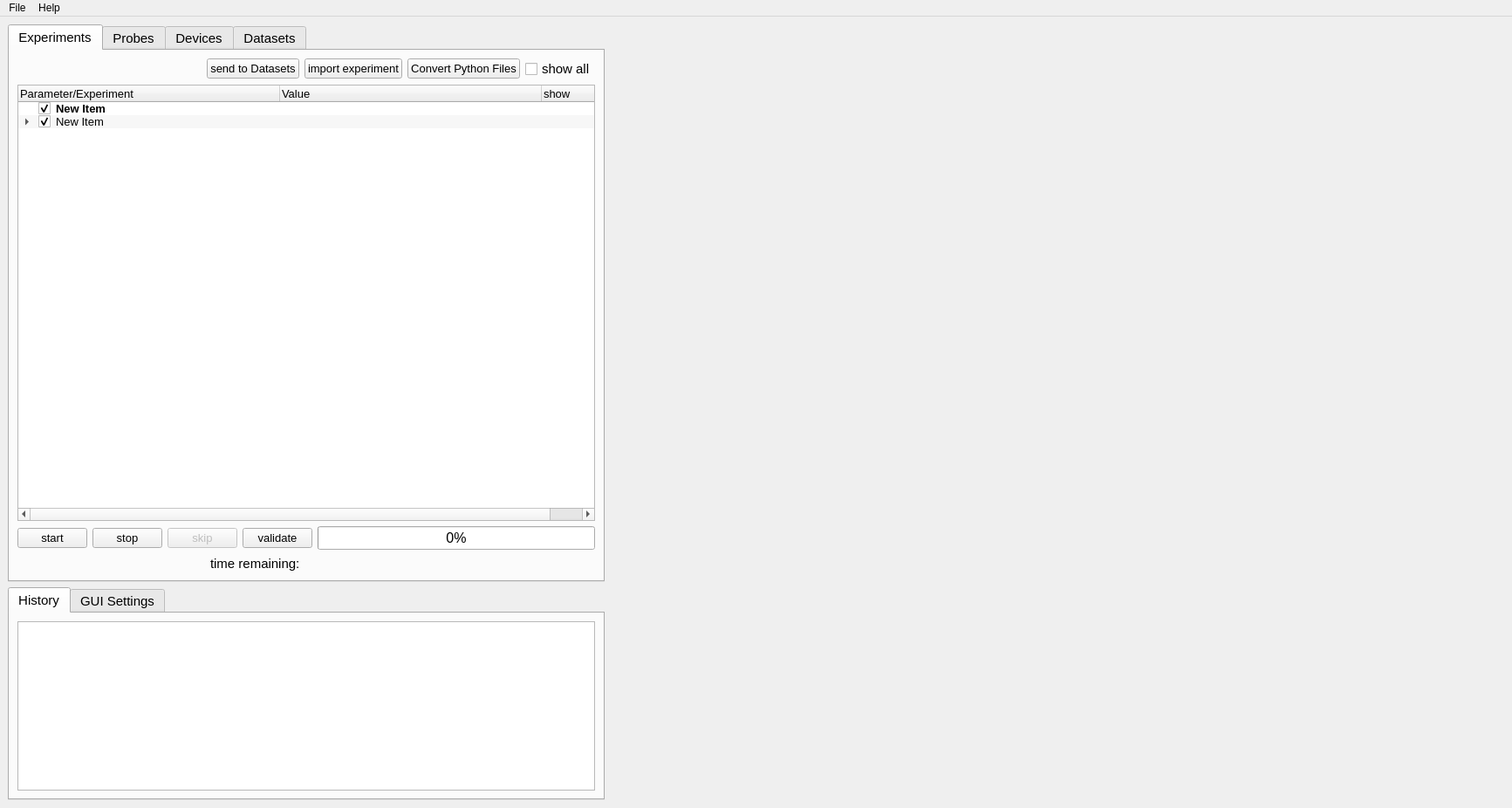
<?xml version="1.0" encoding="UTF-8"?>
<ui version="4.0">
 <class>MainWindow</class>
 <widget class="QMainWindow" name="MainWindow">
  <property name="geometry">
   <rect>
    <x>0</x>
    <y>0</y>
    <width>1733</width>
    <height>926</height>
   </rect>
  </property>
  <property name="sizePolicy">
   <sizepolicy hsizetype="Expanding" vsizetype="Expanding">
    <horstretch>0</horstretch>
    <verstretch>0</verstretch>
   </sizepolicy>
  </property>
  <property name="windowTitle">
   <string>CNM AQuISS GUI</string>
  </property>
  <widget class="QWidget" name="centralwidget">
   <layout class="QHBoxLayout" name="horizontalLayout_8">
    <item>
     <layout class="QHBoxLayout" name="horizontalLayout_7" stretch="8,12">
      <item>
       <layout class="QVBoxLayout" name="verticalLayout_10" stretch="0,0">
        <item>
         <widget class="QTabWidget" name="tabWidget">
          <property name="sizePolicy">
           <sizepolicy hsizetype="Expanding" vsizetype="Expanding">
            <horstretch>0</horstretch>
            <verstretch>0</verstretch>
           </sizepolicy>
          </property>
          <property name="font">
           <font>
            <pointsize>11</pointsize>
           </font>
          </property>
          <property name="autoFillBackground">
           <bool>true</bool>
          </property>
          <property name="tabPosition">
           <enum>QTabWidget::North</enum>
          </property>
          <property name="tabShape">
           <enum>QTabWidget::Rounded</enum>
          </property>
          <property name="currentIndex">
           <number>0</number>
          </property>
          <property name="tabsClosable">
           <bool>false</bool>
          </property>
          <widget class="QWidget" name="tab_experiments">
           <attribute name="title">
            <string>Experiments</string>
           </attribute>
           <layout class="QVBoxLayout" name="verticalLayout_6">
            <item>
             <layout class="QVBoxLayout" name="verticalLayout_4">
              <item>
               <layout class="QHBoxLayout" name="horizontalLayout_4">
                <item>
                 <spacer name="horizontalSpacer_2">
                  <property name="orientation">
                   <enum>Qt::Horizontal</enum>
                  </property>
                  <property name="sizeHint" stdset="0">
                   <size>
                    <width>40</width>
                    <height>20</height>
                   </size>
                  </property>
                 </spacer>
                </item>
                <item>
                 <widget class="QPushButton" name="btn_store_experiment_data">
                  <property name="font">
                   <font>
                    <pointsize>10</pointsize>
                   </font>
                  </property>
                  <property name="text">
                   <string>send to Datasets</string>
                  </property>
                 </widget>
                </item>
                <item>
                 <widget class="QPushButton" name="btn_load_experiments">
                  <property name="font">
                   <font>
                    <pointsize>10</pointsize>
                   </font>
                  </property>
                  <property name="text">
                   <string>import experiment</string>
                  </property>
                 </widget>
                </item>
                <item>
                 <widget class="QPushButton" name="btn_convert_python_files">
                  <property name="font">
                   <font>
                    <pointsize>10</pointsize>
                   </font>
                  </property>
                  <property name="text">
                   <string>Convert Python Files</string>
                  </property>
                  <property name="toolTip">
                   <string>Convert Python experiment/device files to AQS format</string>
                  </property>
                 </widget>
                </item>
                <item>
                 <widget class="QCheckBox" name="chk_show_all">
                  <property name="toolTip">
                   <string extracomment="show all parameters or only relevant ones "/>
                  </property>
                  <property name="text">
                   <string>show all</string>
                  </property>
                 </widget>
                </item>
               </layout>
              </item>
              <item>
               <widget class="QTreeWidget" name="tree_experiments">
                <property name="enabled">
                 <bool>true</bool>
                </property>
                <property name="sizePolicy">
                 <sizepolicy hsizetype="Expanding" vsizetype="Expanding">
                  <horstretch>0</horstretch>
                  <verstretch>0</verstretch>
                 </sizepolicy>
                </property>
                <property name="font">
                 <font>
                  <pointsize>10</pointsize>
                 </font>
                </property>
                <property name="autoFillBackground">
                 <bool>false</bool>
                </property>
                <property name="lineWidth">
                 <number>1</number>
                </property>
                <property name="midLineWidth">
                 <number>0</number>
                </property>
                <property name="editTriggers">
                 <set>QAbstractItemView::AllEditTriggers</set>
                </property>
                <property name="alternatingRowColors">
                 <bool>true</bool>
                </property>
                <property name="wordWrap">
                 <bool>true</bool>
                </property>
                <property name="headerHidden">
                 <bool>false</bool>
                </property>
                <attribute name="headerDefaultSectionSize">
                 <number>300</number>
                </attribute>
                <attribute name="headerHighlightSections">
                 <bool>true</bool>
                </attribute>
                <column>
                 <property name="text">
                  <string>Parameter/Experiment                       </string>
                 </property>
                </column>
                <column>
                 <property name="text">
                  <string>Value</string>
                 </property>
                </column>
                <column>
                 <property name="text">
                  <string>show</string>
                 </property>
                </column>
                <item>
                 <property name="text">
                  <string>New Item</string>
                 </property>
                 <property name="font">
                  <font>
                   <weight>75</weight>
                   <bold>true</bold>
                  </font>
                 </property>
                 <property name="checkState">
                  <enum>Checked</enum>
                 </property>
                 <property name="text">
                  <string/>
                 </property>
                 <property name="text">
                  <string/>
                 </property>
                </item>
                <item>
                 <property name="text">
                  <string>New Item</string>
                 </property>
                 <property name="checkState">
                  <enum>Checked</enum>
                 </property>
                 <property name="text">
                  <string/>
                 </property>
                 <property name="text">
                  <string/>
                 </property>
                 <item>
                  <property name="text">
                   <string>New Subitem</string>
                  </property>
                  <property name="text">
                   <string/>
                  </property>
                  <property name="text">
                   <string/>
                  </property>
                 </item>
                </item>
               </widget>
              </item>
              <item>
               <layout class="QHBoxLayout" name="horizontalLayout_5">
                <item>
                 <widget class="QPushButton" name="btn_start_experiment">
                  <property name="font">
                   <font>
                    <pointsize>10</pointsize>
                   </font>
                  </property>
                  <property name="text">
                   <string>start</string>
                  </property>
                 </widget>
                </item>
                <item>
                 <widget class="QPushButton" name="btn_stop_experiment">
                  <property name="font">
                   <font>
                    <pointsize>10</pointsize>
                   </font>
                  </property>
                  <property name="text">
                   <string>stop</string>
                  </property>
                 </widget>
                </item>
                <item>
                 <widget class="QPushButton" name="btn_skip_subexperiment">
                  <property name="enabled">
                   <bool>false</bool>
                  </property>
                  <property name="font">
                   <font>
                    <pointsize>10</pointsize>
                   </font>
                  </property>
                  <property name="text">
                   <string>skip</string>
                  </property>
                 </widget>
                </item>
                <item>
                 <widget class="QPushButton" name="btn_validate_experiment">
                  <property name="font">
                   <font>
                    <pointsize>10</pointsize>
                   </font>
                  </property>
                  <property name="text">
                   <string>validate</string>
                  </property>
                 </widget>
                </item>
                <item>
                 <widget class="QProgressBar" name="progressBar">
                  <property name="font">
                   <font>
                    <pointsize>12</pointsize>
                   </font>
                  </property>
                  <property name="toolTip">
                   <string/>
                  </property>
                  <property name="statusTip">
                   <string/>
                  </property>
                  <property name="value">
                   <number>0</number>
                  </property>
                 </widget>
                </item>
               </layout>
              </item>
              <item>
               <layout class="QHBoxLayout" name="horizontalLayout_6" stretch="1,1,1">
                <item>
                 <spacer name="horizontalSpacer_3">
                  <property name="orientation">
                   <enum>Qt::Horizontal</enum>
                  </property>
                  <property name="sizeHint" stdset="0">
                   <size>
                    <width>138</width>
                    <height>20</height>
                   </size>
                  </property>
                 </spacer>
                </item>
                <item>
                 <widget class="QLabel" name="lbl_time_estimate">
                  <property name="text">
                   <string>time remaining:</string>
                  </property>
                 </widget>
                </item>
                <item>
                 <spacer name="horizontalSpacer_4">
                  <property name="orientation">
                   <enum>Qt::Horizontal</enum>
                  </property>
                  <property name="sizeHint" stdset="0">
                   <size>
                    <width>268</width>
                    <height>20</height>
                   </size>
                  </property>
                 </spacer>
                </item>
               </layout>
              </item>
             </layout>
            </item>
           </layout>
          </widget>
          <widget class="QWidget" name="tab_probes">
           <attribute name="title">
            <string>Probes</string>
           </attribute>
           <layout class="QVBoxLayout" name="verticalLayout_7">
            <item>
             <layout class="QVBoxLayout" name="verticalLayout_5">
              <item>
               <layout class="QHBoxLayout" name="horizontalLayout_2">
                <item>
                 <widget class="QPushButton" name="btn_plot_probe">
                  <property name="font">
                   <font>
                    <pointsize>10</pointsize>
                   </font>
                  </property>
                  <property name="text">
                   <string>plot probe</string>
                  </property>
                 </widget>
                </item>
                <item>
                 <widget class="QPushButton" name="btn_load_probes">
                  <property name="font">
                   <font>
                    <pointsize>10</pointsize>
                   </font>
                  </property>
                  <property name="text">
                   <string>load probe</string>
                  </property>
                 </widget>
                </item>
                <item>
                 <widget class="QCheckBox" name="chk_probe_plot">
                  <property name="font">
                   <font>
                    <pointsize>10</pointsize>
                   </font>
                  </property>
                  <property name="text">
                   <string>plotting on</string>
                  </property>
                 </widget>
                </item>
                <item>
                 <layout class="QHBoxLayout" name="horizontalLayout">
                  <item>
                   <widget class="QCheckBox" name="chk_probe_log">
                    <property name="font">
                     <font>
                      <pointsize>10</pointsize>
                     </font>
                    </property>
                    <property name="text">
                     <string>logging on</string>
                    </property>
                   </widget>
                  </item>
                 </layout>
                </item>
               </layout>
              </item>
              <item>
               <widget class="QTreeWidget" name="tree_probes">
                <property name="enabled">
                 <bool>true</bool>
                </property>
                <property name="sizePolicy">
                 <sizepolicy hsizetype="Expanding" vsizetype="Expanding">
                  <horstretch>0</horstretch>
                  <verstretch>0</verstretch>
                 </sizepolicy>
                </property>
                <property name="editTriggers">
                 <set>QAbstractItemView::AllEditTriggers</set>
                </property>
                <property name="headerHidden">
                 <bool>false</bool>
                </property>
                <attribute name="headerDefaultSectionSize">
                 <number>150</number>
                </attribute>
                <attribute name="headerHighlightSections">
                 <bool>true</bool>
                </attribute>
                <column>
                 <property name="text">
                  <string>Parameter</string>
                 </property>
                </column>
                <column>
                 <property name="text">
                  <string>Value</string>
                 </property>
                </column>
               </widget>
              </item>
             </layout>
            </item>
           </layout>
          </widget>
          <widget class="QWidget" name="tab_settings">
           <attribute name="title">
            <string>Devices</string>
           </attribute>
           <layout class="QVBoxLayout" name="verticalLayout_8">
            <item>
             <layout class="QVBoxLayout" name="verticalLayout_3">
              <item>
               <layout class="QHBoxLayout" name="horizontalLayout_3">
                <item>
                 <spacer name="horizontalSpacer">
                  <property name="orientation">
                   <enum>Qt::Horizontal</enum>
                  </property>
                  <property name="sizeHint" stdset="0">
                   <size>
                    <width>40</width>
                    <height>20</height>
                   </size>
                  </property>
                 </spacer>
                </item>
                <item>
                 <widget class="QPushButton" name="btn_load_devices">
                  <property name="font">
                   <font>
                    <pointsize>10</pointsize>
                   </font>
                  </property>
                  <property name="text">
                   <string>import device</string>
                  </property>
                 </widget>
                </item>
               </layout>
              </item>
              <item>
               <widget class="QTreeWidget" name="tree_settings">
                <property name="enabled">
                 <bool>true</bool>
                </property>
                <property name="sizePolicy">
                 <sizepolicy hsizetype="Expanding" vsizetype="Expanding">
                  <horstretch>0</horstretch>
                  <verstretch>0</verstretch>
                 </sizepolicy>
                </property>
                <property name="font">
                 <font>
                  <pointsize>10</pointsize>
                 </font>
                </property>
                <property name="editTriggers">
                 <set>QAbstractItemView::AllEditTriggers</set>
                </property>
                <property name="headerHidden">
                 <bool>false</bool>
                </property>
                <attribute name="headerDefaultSectionSize">
                 <number>200</number>
                </attribute>
                <attribute name="headerHighlightSections">
                 <bool>true</bool>
                </attribute>
                <column>
                 <property name="text">
                  <string>Device</string>
                 </property>
                </column>
                <column>
                 <property name="text">
                  <string>Value</string>
                 </property>
                </column>
               </widget>
              </item>
             </layout>
            </item>
           </layout>
          </widget>
          <widget class="QWidget" name="tab_data">
           <attribute name="title">
            <string>Datasets</string>
           </attribute>
           <layout class="QHBoxLayout" name="horizontalLayout_13">
            <item>
             <layout class="QHBoxLayout" name="horizontalLayout_12">
              <item>
               <layout class="QVBoxLayout" name="verticalLayout">
                <item>
                 <layout class="QHBoxLayout" name="horizontalLayout_10">
                  <item>
                   <widget class="QPushButton" name="btn_save_data">
                    <property name="font">
                     <font>
                      <pointsize>10</pointsize>
                     </font>
                    </property>
                    <property name="text">
                     <string>save selected</string>
                    </property>
                   </widget>
                  </item>
                  <item>
                   <widget class="QPushButton" name="btn_delete_data">
                    <property name="font">
                     <font>
                      <pointsize>10</pointsize>
                     </font>
                    </property>
                    <property name="text">
                     <string>delete selected</string>
                    </property>
                   </widget>
                  </item>
                 </layout>
                </item>
                <item>
                 <widget class="QTreeView" name="tree_dataset">
                  <property name="dragEnabled">
                   <bool>true</bool>
                  </property>
                  <property name="dragDropMode">
                   <enum>QAbstractItemView::DragDrop</enum>
                  </property>
                  <property name="defaultDropAction">
                   <enum>Qt::MoveAction</enum>
                  </property>
                  <property name="selectionMode">
                   <enum>QAbstractItemView::ExtendedSelection</enum>
                  </property>
                  <property name="uniformRowHeights">
                   <bool>true</bool>
                  </property>
                 </widget>
                </item>
               </layout>
              </item>
             </layout>
            </item>
           </layout>
          </widget>
         </widget>
        </item>
        <item>
         <widget class="QTabWidget" name="tabWidget_2">
          <property name="sizePolicy">
           <sizepolicy hsizetype="Preferred" vsizetype="Preferred">
            <horstretch>0</horstretch>
            <verstretch>0</verstretch>
           </sizepolicy>
          </property>
          <property name="font">
           <font>
            <pointsize>11</pointsize>
           </font>
          </property>
          <property name="currentIndex">
           <number>0</number>
          </property>
          <widget class="QWidget" name="tab">
           <attribute name="title">
            <string>History</string>
           </attribute>
           <layout class="QVBoxLayout" name="verticalLayout_9">
            <item>
             <widget class="QListView" name="list_history">
              <property name="font">
               <font>
                <pointsize>10</pointsize>
               </font>
              </property>
              <property name="alternatingRowColors">
               <bool>true</bool>
              </property>
              <property name="wordWrap">
               <bool>true</bool>
              </property>
             </widget>
            </item>
           </layout>
          </widget>
          <widget class="QWidget" name="tab_settings_2">
           <attribute name="title">
            <string>GUI Settings</string>
           </attribute>
           <layout class="QHBoxLayout" name="horizontalLayout_11">
            <item>
             <layout class="QVBoxLayout" name="verticalLayout_11">
              <item>
               <widget class="QTreeView" name="tree_gui_settings">
                <property name="font">
                 <font>
                  <pointsize>10</pointsize>
                 </font>
                </property>
                <property name="editTriggers">
                 <set>QAbstractItemView::DoubleClicked|QAbstractItemView::EditKeyPressed</set>
                </property>
                <property name="alternatingRowColors">
                 <bool>true</bool>
                </property>
                <property name="selectionMode">
                 <enum>QAbstractItemView::SingleSelection</enum>
                </property>
                <property name="selectionBehavior">
                 <enum>QAbstractItemView::SelectItems</enum>
                </property>
                <property name="indentation">
                 <number>0</number>
                </property>
                <property name="uniformRowHeights">
                 <bool>true</bool>
                </property>
                <property name="itemsExpandable">
                 <bool>true</bool>
                </property>
                <property name="sortingEnabled">
                 <bool>true</bool>
                </property>
                <property name="expandsOnDoubleClick">
                 <bool>true</bool>
                </property>
                <attribute name="headerDefaultSectionSize">
                 <number>200</number>
                </attribute>
                <attribute name="headerShowSortIndicator" stdset="0">
                 <bool>true</bool>
                </attribute>
               </widget>
              </item>
             </layout>
            </item>
           </layout>
          </widget>
         </widget>
        </item>
       </layout>
      </item>
      <item>
       <layout class="QVBoxLayout" name="verticalLayout_2" stretch="1,8,1,26">
        <item>
         <layout class="QHBoxLayout" name="horizontalLayout_9">
          <item>
           <widget class="QWidget" name="toolbar_space_1" native="true"/>
          </item>
         </layout>
        </item>
        <item>
         <layout class="QHBoxLayout" name="horizontalLayout_16">
          <item>
           <widget class="QWidget" name="plot_1" native="true"/>
          </item>
         </layout>
        </item>
        <item>
         <layout class="QHBoxLayout" name="horizontalLayout_14">
          <item>
           <widget class="QWidget" name="toolbar_space_2" native="true"/>
          </item>
         </layout>
        </item>
        <item>
         <layout class="QHBoxLayout" name="horizontalLayout_15">
          <item>
           <widget class="QWidget" name="plot_2" native="true"/>
          </item>
         </layout>
        </item>
       </layout>
      </item>
     </layout>
    </item>
   </layout>
  </widget>
  <widget class="QMenuBar" name="menubar">
   <property name="geometry">
    <rect>
     <x>0</x>
     <y>0</y>
     <width>1733</width>
     <height>21</height>
    </rect>
   </property>
   <widget class="QMenu" name="menuFile">
    <property name="enabled">
     <bool>true</bool>
    </property>
    <property name="acceptDrops">
     <bool>true</bool>
    </property>
    <property name="title">
     <string>File</string>
    </property>
    <addaction name="actionExport"/>
    <addaction name="actionSave"/>
    <addaction name="btn_save_gui"/>
    <addaction name="btn_load_gui"/>
    <addaction name="separator"/>
    <addaction name="btn_exit"/>
   </widget>
   <widget class="QMenu" name="menuHelp">
    <property name="title">
     <string>Help</string>
    </property>
    <addaction name="btn_about"/>
    <addaction name="actionGo_to_AQuISS_GitHub_page"/>
   </widget>
   <addaction name="menuFile"/>
   <addaction name="menuHelp"/>
  </widget>
  <action name="btn_exit">
   <property name="text">
    <string>Exit</string>
   </property>
  </action>
  <action name="btn_load_gui">
   <property name="text">
    <string>Load</string>
   </property>
  </action>
  <action name="btn_save_gui">
   <property name="text">
    <string>Save as</string>
   </property>
  </action>
  <action name="btn_about">
   <property name="text">
    <string>about</string>
   </property>
  </action>
  <action name="btn_test_2">
   <property name="text">
    <string>test</string>
   </property>
  </action>
  <action name="actionSave">
   <property name="text">
    <string>Save</string>
   </property>
  </action>
  <action name="actionExport">
   <property name="text">
    <string>Convert experiment or device .py files to .aqs files</string>
   </property>
  </action>
  <action name="actionGo_to_AQuISS_GitHub_page">
   <property name="text">
    <string>Go to AQuISS GitHub page</string>
   </property>
  </action>
 </widget>
 <resources/>
 <connections/>
</ui>
